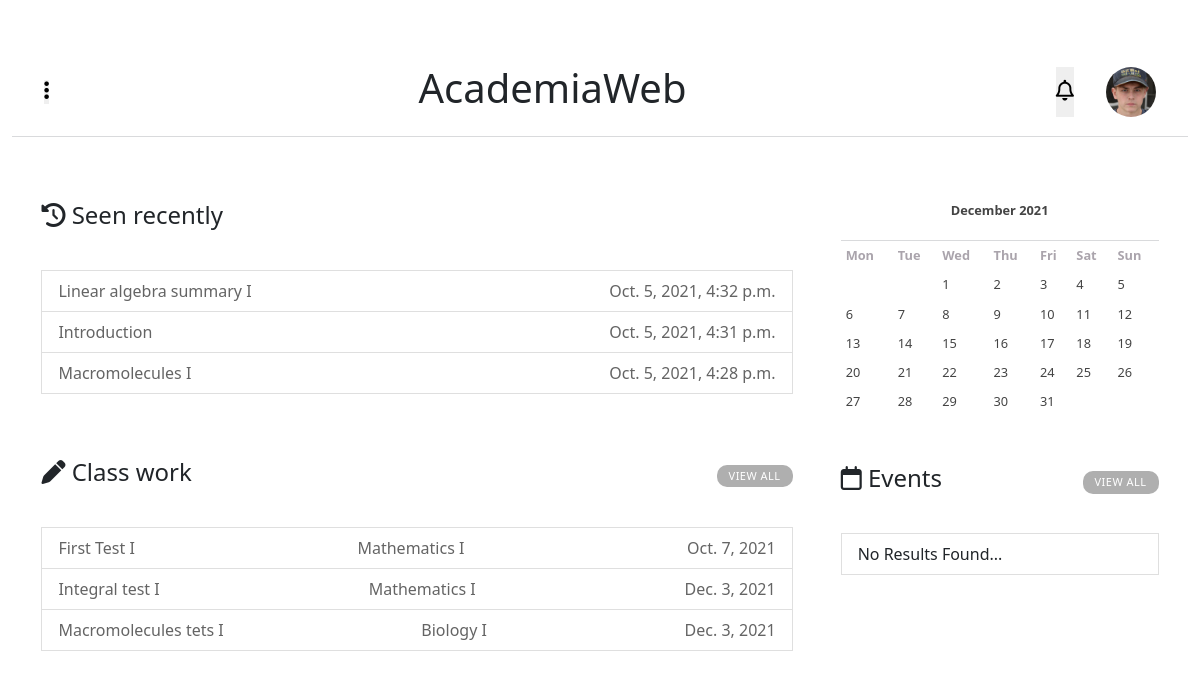
Before: /academiaweb/home/ (signed in) with the older database file.
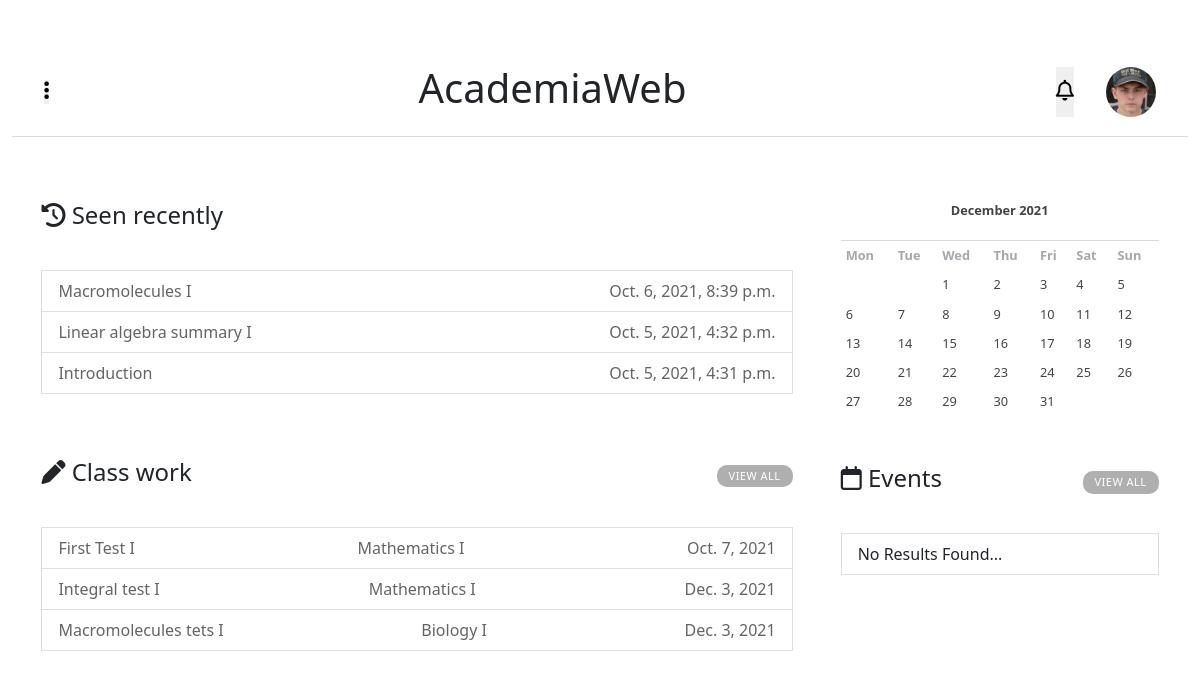
After: the same page with the newer database file.
### main_app/models.py (models this page shows, shortened)
class History(models.Model):
    student     = models.ForeignKey(Students,on_delete=models.CASCADE)
    content_id  = models.ForeignKey(Content,on_delete=models.CASCADE)
    topic_id    = models.ForeignKey(CourseTopic,on_delete=models.CASCADE)
    course_id   = models.ForeignKey(Courses,on_delete=models.CASCADE)
    seen        = models.DateTimeField(auto_now_add=timezone.now())

class Content(models.Model):
    id       = models.AutoField(primary_key=True)
    topic    = models.ForeignKey(CourseTopic,on_delete=models.CASCADE)
    name     = models.CharField(max_length=50)
    field    = models.FileField(upload_to=upload_location_content)
    created  = models.DateTimeField(auto_now_add=timezone.now())
    class Meta():
        verbose_name        = 'Content'
        verbose_name_plural = 'Contents'

class ClassWork(models.Model):
    author   = models.ForeignKey(Teachers,on_delete=models.CASCADE)
    year     = models.ForeignKey(SchoolYears,on_delete=models.CASCADE)
    course   = models.ForeignKey(Courses,on_delete=models.CASCADE)
    topic    = models.ForeignKey(CourseTopic,on_delete=models.CASCADE)
    title    = models.CharField(max_length=50)
    instructions = models.TextField()
    file     = models.FileField(upload_to=upload_location_assignment,null=True,blank=True)
    deadline = models.DateField(null=True,blank=True)
    created = models.DateTimeField(auto_now=datetime.datetime.now())

class Courses(models.Model):
    id             = models.AutoField(primary_key=True)
    name           = models.CharField(max_length=200)
    description    = models.TextField()
    year           = models.ForeignKey(SchoolYears,on_delete=models.CASCADE)
    course_picture = models.ImageField(blank=True,null=True, upload_to=upload_location)
    class Meta():
        verbose_name        = 'Course'
        verbose_name_plural = 'Courses'
    def __str__(self):
        return self.name

### main_app/views.py (the view)
# urls.py: path('home/',views.HomeView,name='home'),
@login_required(login_url='login')
def HomeView(request):
    data = user_profile(request)
    user = data['user']
    notifications = data['notifications']
    year     = timezone.now().year
    month    = timezone.now().month
    calendar = HTMLCalendar().formatmonth(theyear=year,themonth=month)
    events   = Events.objects.filter(event_date__month=month).all()
    classworks   = request_account(request)['classwork']
    admissions   = request_account(request)['admissions']
    history      = request_account(request)['history']
    studentworks = request_account(request)['studentworks']
    context = {'notifications':notifications,
                'user':user,'calendar':calendar,'events':events,
                'classworks':classworks,'admissions':admissions,
                'history':history,'studentworks':studentworks
    }
    return render(request,'home.html',context)

### main_app/models.py (called while the page is built)
    def __str__(self):
        return self.email

    @property
    def email(self):
        return str(self.user)

### main_app/utils.py (called while the page is built)
def request_account(request):
    data = user_profile(request)
    user = data['user']
    if request.user.is_admin:
        history      = None
        classwork    = None
        studentworks = None
    if request.user.is_student:
        history      = History.objects.order_by('-seen')[0:5]
        admissions   = None
        classwork    = ClassWork.objects.filter(year=user.year).all()
        studentworks = None
    elif request.user.is_teacher:
        classwork    = ClassWork.objects.filter(course=user.course).all()
        studentworks = StudentWorks.objects.filter(course=user.course).order_by('-id').all()
        admissions   = None
        history      = None
    return{'classwork':classwork,'admissions':admissions,'history':history,'studentworks':studentworks}

### main_app/templates/home.html (shortened to what this page needs)
{% extends 'base_home.html' %}
{% load static %}
{% block content %}
<link rel="stylesheet" href="{% static 'css/home.css' %}">
<div class="content">
    {% if request.user.is_admin %}
    <ul class="list-group">
        <div class="first_request">
            <div class="content-title">
                <h4><i class="fas fa-graduation-cap"></i> Admissions</h4>
                <a href="">View All</a>
            </div>
            {% if admissions %}
            {% for admission in admissions %}
            <li class="list-group-item">
                <a href="{% url 'admission' admission.email  %}">
                    <img src="{{admission.profile_picture.url}}" class="profile_picture">
                    <p id="info1">{{admission.full_name}}</p>
                    <p id="info2">{{admission.sent_date}}</p>
                </a>
            </li>
            {% endfor %}
            {% else %}
            <li class="list-group-item">No Results Found...</li>
            {% endif %}
        </div>
    </ul>
    {% elif request.user.is_student %}
    <ul class="list-group">
        <div class="first_request">
            <div class="content-title">
                <h4><i class="fas fa-history"></i> Seen recently</h4>
            </div>
            {% if history %}
            {% for h in  history %}
            <li class="list-group-item" >
                <a href="{{h.content_id.field.url}}" onclick="content_select(this)" data-id="{{h.content_id.id}}" >
                    <p id="info1">{{h.content_id.name}}</p>
                    <p id="info2">{{h.seen}}</p>
                </a>
            </li>
            {% endfor %}
            {% else %}
            <li class="list-group-item">No Results Found...</li>
            {% endif %}
        </div>
        <div class="second_request" style="margin: 2rem 0 0 0;">
            <div class="content-title">
                <h4><i class="fas fa-pen"></i> Class work</h4>
                <a href="">View All</a>
            </div>
            {% if classworks %}
            {% for work in classworks %}
            <li class="list-group-item">
                <a href="">
                    <p id="info1">{{work.title}}</p>
                    <p id="info2">{{work.course}}</p>
                    <p id="info1">{{work.deadline}}</p>
                </a>
            </li>
            {% endfor %}
            {% else %}
            <li class="list-group-item">No Results Found...</li>
            {% endif %}
        </div>
    </ul>
    {% endif %}
    <div class="events">
        <div class="calendar">
            {{calendar|safe}}
        </div>
        <div class="content-title">
            <h4><i class="far fa-calendar"></i> Events</h4>
            <a href="{% url 'events' %}">View All</a>
        </div>
        {% if events %}{% for event in events %}
        <li class="list-group-item">
            <a href="{% url 'event' event.title event.event_date %}">
                <p id="info1">{{event.title}}</p>
                <p id="info2">{{event.event_date}}</p>
            </a>
        </li>
        {% endfor %}{% else %}
        <li class="list-group-item">
            No Results Found...
        </li>{% endif %}
    </div>
</div>
{% endblock %}

Changed rows visible on the page:
changed History "Macromolecules I": seen "Oct. 5, 2021, 4:28 p.m." → "Oct. 6, 2021, 8:39 p.m."; moves up the list
